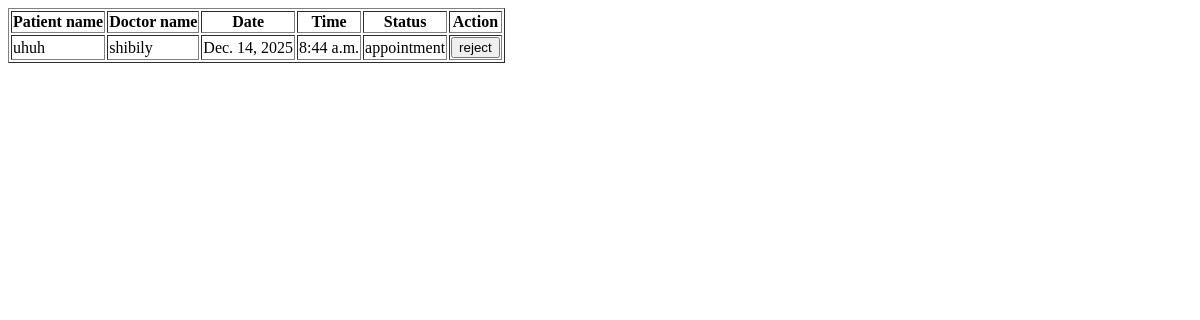
/appointment, run on an earlier commit of the app's database.
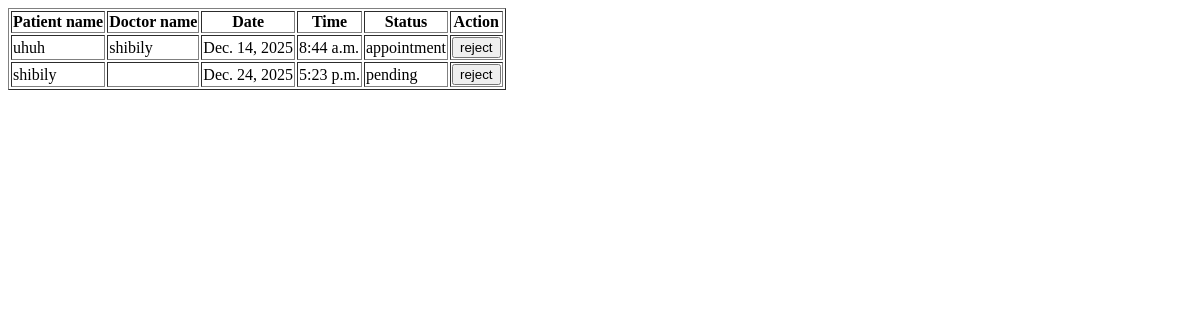
And on a later commit of the database.
### braintumourapp/models.py (models this page shows)
class appointmentmodel(models.Model):
    PATIENTID=models.ForeignKey(patientmodel,on_delete=models.CASCADE,null=True,blank=True)
    DOCTORID=models.ForeignKey(doctormodel,on_delete=models.CASCADE,null=True,blank=True)
    date=models.DateField(null=True,blank=True)
    time=models.TimeField(null=True,blank=True)
    status=models.CharField(max_length=100,null=True,blank=True)

class patientmodel(models.Model):
    LOGINID=models.ForeignKey(loginModel,on_delete=models.CASCADE,null=True,blank=True)
    name=models.CharField(max_length=100,null=True,blank=True)
    email=models.CharField(max_length=100,null=True,blank=True)
    phone=models.BigIntegerField(null=True,blank=True)
    age=models.IntegerField(null=True,blank=True)
    gender=models.CharField(max_length=100,null=True,blank=True)

class doctormodel(models.Model):
    LOGINID=models.ForeignKey(loginModel,on_delete=models.CASCADE,null=True,blank=True)
    name=models.CharField(max_length=100,null=True,blank=True)
    phone=models.BigIntegerField(null=True,blank=True)
    address=models.CharField(max_length=100,null=True,blank=True)
    gender=models.CharField(max_length=100,null=True,blank=True)
    specialisation=models.CharField(max_length=100,null=True,blank=True)
    hospitalname=models.CharField(max_length=100,null=True,blank=True)
    age=models.IntegerField(null=True,blank=True)

### braintumourapp/views.py (the view)
# urls.py: path('appointment',appointment.as_view(),name='appointment'),
class appointment(View):
    def get(self,request):
        s=appointmentmodel.objects.all()
        return render(request,'DOCTOR/appointment.html',{'doctor':s})

### templates/DOCTOR/appointment.html (shortened to what this page needs)
<!DOCTYPE html>
<html lang="en">
<head>
</head>
<body>
    <table border="1">
    <tr>
        <th>Patient name</th>
        <th>Doctor name</th>
        <th>Date</th>
        <th>Time</th>
        <th>Status</th>
        <th>Action</th>
    </tr>
    {% for i in doctor %}
    <tr>
        <td>{{i.PATIENTID.name}}</td>
        <td>{{i.DOCTORID.name}}</td>
        <td>{{i.date}}</td>
        <td>{{i.time}}</td>
        <td>{{i.status}}</td>
        <td>
            {% if i.status == "appointment" %}
            <a href="/rejectappointment/{{i.id}}"><button type="submit">reject</button></a>
             {% elif i.status == "rejected" %}
            <a href="/acceptappointment/{{i.id}}"><button>Accept</button></a>
         {% else %}
            <a href="/rejectappointment/{{i.id}}"><button type="submit">reject</button></a></td>
           {% endif %}
    </tr>
    {% endfor %}
</body>
</html>

What changed in the data, as far as the page shows it:
added appointmentmodel: PATIENTID.name "shibily", date "Dec. 24, 2025", time "5:23 p.m.", status "pending"
